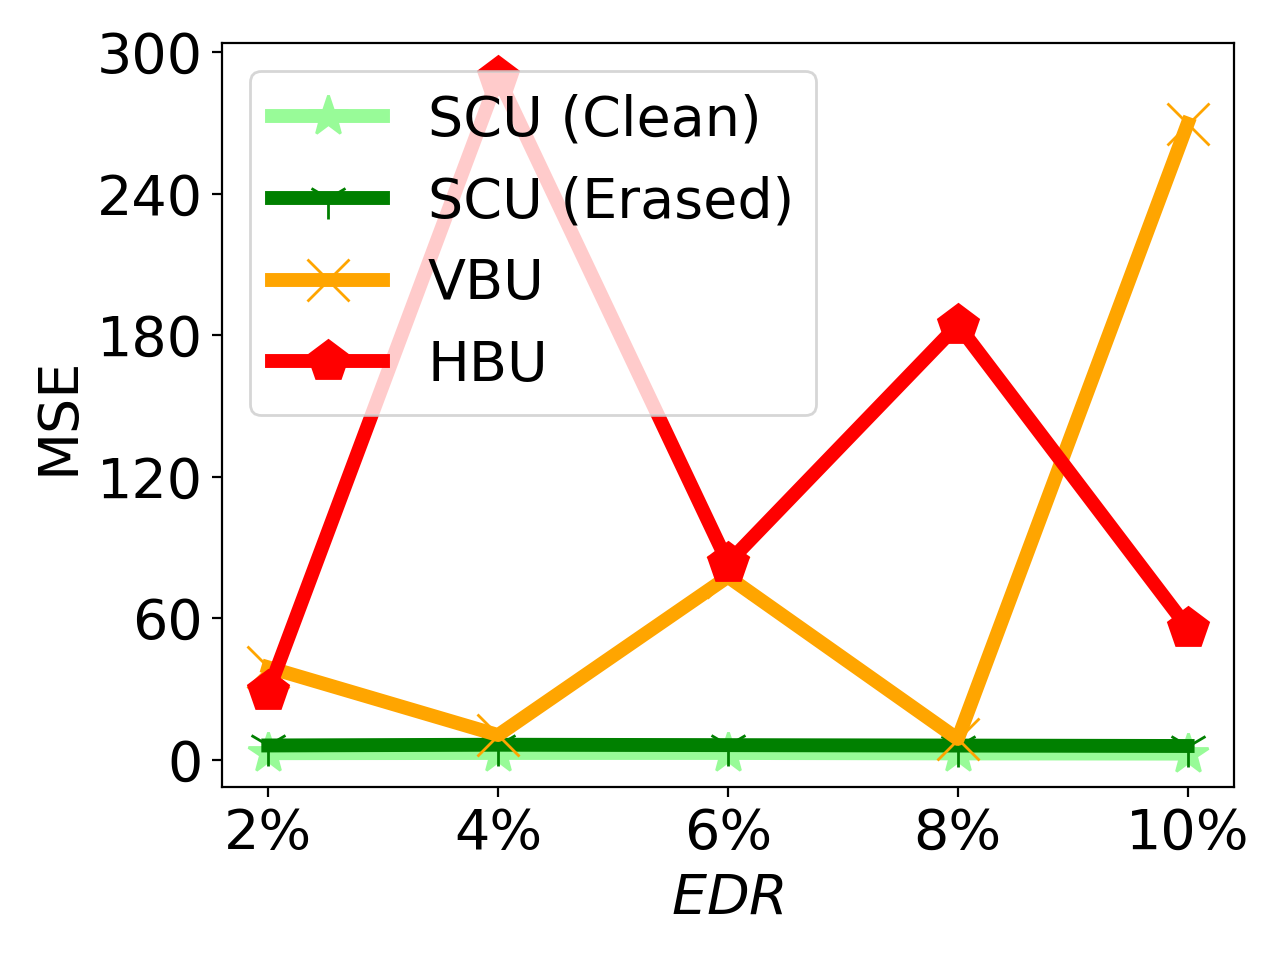

The Python source for this figure:


import numpy as np
import matplotlib.pyplot as plt

epsilon = 3
beta = 1 / epsilon


x=[1, 2, 3, 4, 5]
# validation_for_plt =[97,95.8600, 94.9400, 93.5400, 93.2400]
# attack_for_plt=[0, 0.3524, 0, 0.1762, 0.1762]
# basic_for_plt=[99.8, 99.8, 99.8, 99.8, 99.8]

labels = ['2%', '4%', '6%', '8%', '10%' ]
#unl_org_0= [24.44, 33.15, 26.5, 31.84, 47.90]
unl_org = [3.0476, 3.0485, 2.9282, 2.7928, 2.6651]


unl_hess_r = [28.9361, 289.3099, 83.3344, 184.3472, 55.9109]
unl_vbu = [39.0936, 10.3918, 77.4991, 8.7329, 269.6134]

unl_ss_clean = [2.7029, 2.7982, 2.7983, 2.6113, 2.5223]
unl_ss_erased = [5.9833, 6.2951, 6.1250, 5.9417, 5.7564]
#unl_ss_wo = [23.54, 19.375, 31.33, 33.92, 37.80]



plt.figure()
l_w=5
m_s=15
#plt.figure(figsize=(8, 5.3))
#plt.plot(x, unl_fr, color='blue', marker='^', label='Retrain',linewidth=l_w, markersize=m_s)
plt.plot(x, unl_ss_clean, color='palegreen',  marker='*',  label='SCU (Clean)',linewidth=l_w, markersize=m_s)
plt.plot(x, unl_ss_erased, color='g',  marker='1',  label='SCU (Erased)',linewidth=l_w, markersize=m_s)

plt.plot(x, unl_vbu, color='orange',  marker='x',  label='VBU',linewidth=l_w,  markersize=m_s)

plt.plot(x, unl_hess_r, color='r',  marker='p',  label='HBU',linewidth=l_w, markersize=m_s)


#plt.plot(x, unl_vibu, color='silver',  marker='d',  label='VIBU',linewidth=4,  markersize=10)

# plt.plot(x, y_sa03, color='r',  marker='2',  label='AAAI21 A_acc, pr=0.3',linewidth=3, markersize=8)
# plt.plot(x, y_sa05, color='darkblue',  marker='4',  label='AAAI21 A_acc, pr=0.5',linewidth=3, markersize=8)
# plt.plot(x, y_ma03, color='darkviolet',  marker='3',  label='FedMC A_acc, pr=0.3',linewidth=3, markersize=8)
# plt.plot(x, y_ma05, color='cyan',  marker='p',  label='FedMC A_acc, pr=0.5',linewidth=3, markersize=8)


# plt.grid()
leg = plt.legend(fancybox=True, shadow=True)
# plt.xlabel('Malicious Client Ratio (%)' ,fontsize=16)
plt.ylabel('MSE' ,fontsize=20)
my_y_ticks = np.arange(0 ,301,60)
plt.yticks(my_y_ticks,fontsize=20)
plt.xlabel('$\it{EDR}$' ,fontsize=20)

plt.xticks(x, labels, fontsize=20)
# plt.title('CIFAR10 IID')
plt.legend(loc='best',fontsize=20)
plt.tight_layout()
#plt.title("MNIST")
plt.rcParams['figure.figsize'] = (2.0, 1)
plt.rcParams['image.interpolation'] = 'nearest'
plt.rcParams['figure.subplot.left'] = 0.11
plt.rcParams['figure.subplot.bottom'] = 0.08
plt.rcParams['figure.subplot.right'] = 0.977
plt.rcParams['figure.subplot.top'] = 0.969
plt.savefig('mnist_mse_erased_er_curve.png', dpi=200)
plt.show()
